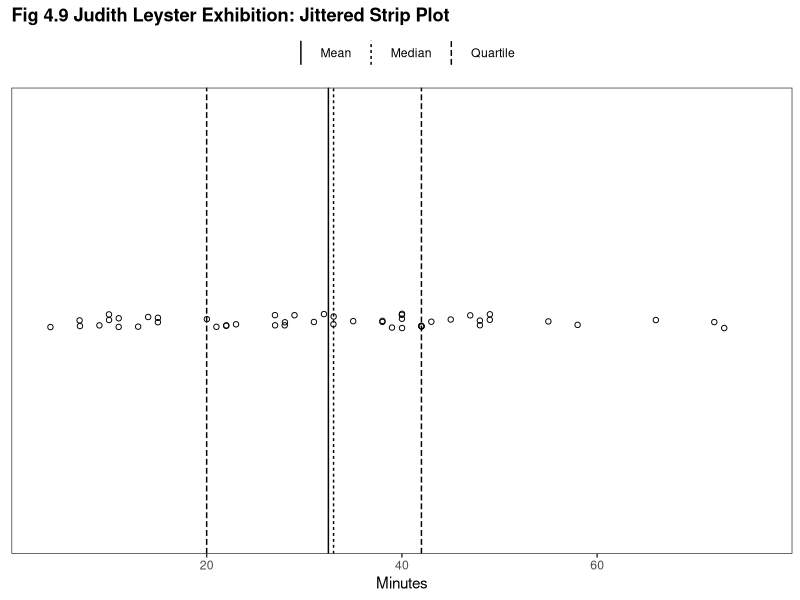
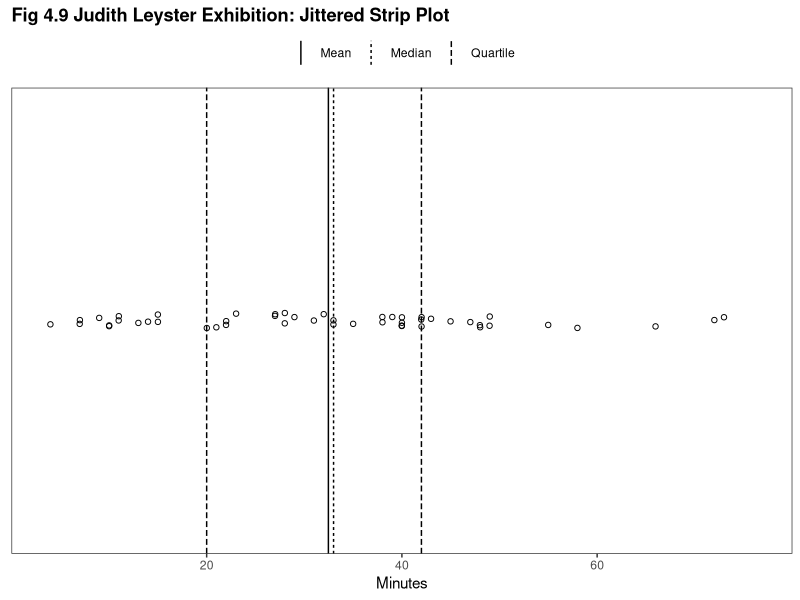

Write R code to recreate these figures, in order.
library(ggplot2)

this_base <- "fig04-09_judith-leyster-jittered-strip-plot"

my_data <- data.frame(
  minutes <- c(4, 7, 7, 9, 10, 10, 11,
               11, 13, 14, 15, 15, 20, 21,
               22, 22, 23, 27, 27, 28, 28,
               29, 31, 32, 33, 33, 35, 38,
               38, 39, 40, 40, 40, 40, 42,
               42, 42, 43, 45, 47, 48, 48,
               49, 49, 55, 58, 66, 72, 73)
)

summ_stats <-
  with(my_data,
       data.frame(stat = c("Mean", "Median", "Quartile", "Quartile"),
                  val = c(mean(minutes), median(minutes),
                          quantile(minutes, probs = c(0.25, 0.75)))))

# to reproduce jittering
set.seed(0)

p <- ggplot(my_data, aes(x = minutes, y = factor(1))) +
  geom_point(shape = 1, position = position_jitter(w = 0.02, h = 0.02)) +
  scale_x_continuous(breaks = c(20, 40, 60), limits = c(0, 80), 
                     expand = c(0, 0)) +
  labs(x = "Minutes", y = NULL) +
  ggtitle("Fig 4.9 Judith Leyster Exhibition: Jittered Strip Plot") +
  theme_bw() +
  theme(panel.grid.major = element_blank(),
        panel.grid.minor = element_blank(),
        plot.title = element_text(size = rel(1.2), face = "bold"),
        axis.ticks.y = element_blank(),
        axis.text.y = element_blank(),
        legend.position = "top",
        legend.title = element_blank())

p <- p + geom_vline(data = summ_stats, aes(xintercept = val, linetype = stat), 
                    show_guide = TRUE)

p

ggsave(paste0(this_base, ".png"), p, width = 6, height = 3)

## TODO: fix legend to match original


